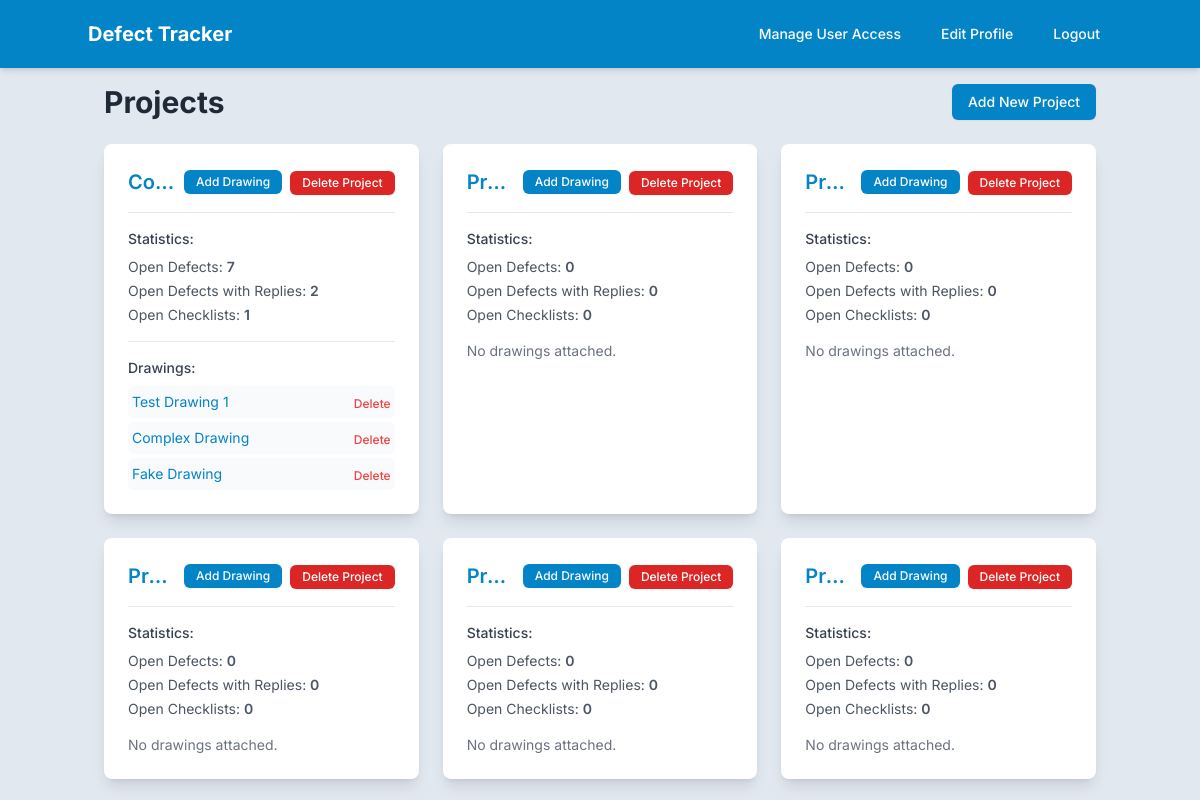
Page / (signed in) on the earlier database version.
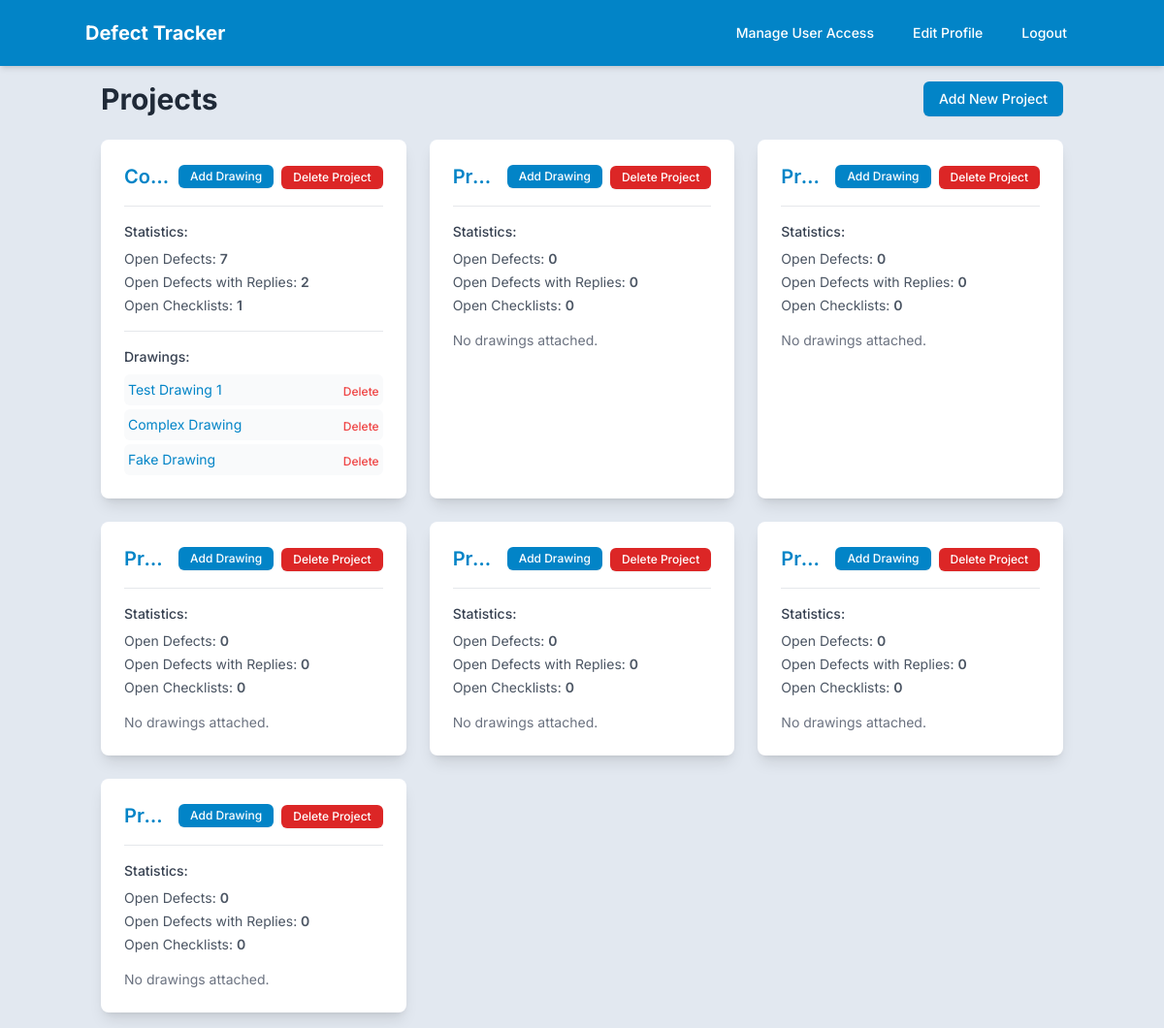
Same page on the later database version.
### app.py (models this page shows)
class Project(db.Model):
    __tablename__ = 'projects'
    id = db.Column(db.Integer, primary_key=True)
    name = db.Column(db.String(255))
    defects = db.relationship('Defect', back_populates='project', cascade='all, delete-orphan')
    checklists = db.relationship('Checklist', back_populates='project', cascade='all, delete-orphan')
    accesses = db.relationship('ProjectAccess', back_populates='project', cascade='all, delete-orphan')
    drawings = db.relationship('Drawing', back_populates='project', cascade='all, delete-orphan')

class Drawing(db.Model):
    __tablename__ = 'drawings'
    id = db.Column(db.Integer, primary_key=True)
    project_id = db.Column(db.Integer, db.ForeignKey('projects.id'), nullable=False)
    name = db.Column(db.String(255), nullable=False)
    file_path = db.Column(db.String(255), nullable=False)
    created_at = db.Column(db.DateTime, default=datetime.now)
    project = db.relationship('Project', back_populates='drawings')
    markers = db.relationship('DefectMarker', back_populates='drawing', cascade='all, delete-orphan')

### app.py (the view)
@app.route('/')
@login_required
def index():
    project_ids = [access.project_id for access in current_user.projects]
    projects_query = Project.query.filter(Project.id.in_(project_ids))
    projects_data = []
    for project in projects_query.all():
        open_defects_count = Defect.query.filter_by(project_id=project.id, status='open').count()
        count_open_defects_with_other_user_reply = 0
        all_open_defects = Defect.query.filter_by(project_id=project.id, status='open').all()
        for defect in all_open_defects:
            last_comment = Comment.query.filter_by(defect_id=defect.id).order_by(Comment.created_at.desc()).first()
            if last_comment and last_comment.user_id != current_user.id:
                count_open_defects_with_other_user_reply += 1
        open_defects_with_reply_count = count_open_defects_with_other_user_reply
        open_checklists_count = Checklist.query.filter(
            Checklist.project_id == project.id,
            Checklist.items.any(ChecklistItem.is_checked == False)
        ).count()
        projects_data.append({
            'project': project,
            'open_defects_count': open_defects_count,
            'open_defects_with_reply_count': open_defects_with_reply_count,
            'open_checklists_count': open_checklists_count,
        })
    return render_template('project_list.html', projects_data=projects_data)

### app.py (called while the page is built)
@login_manager.user_loader
def load_user(user_id):
    return db.session.get(User, int(user_id))

@app.context_processor
def utility_processor():
    def get_absolute_static_path_for_template(relative_path):
        if not relative_path:
            return None
        if ".." in relative_path:
            logger.warning(f"Potential path traversal attempt in get_absolute_static_path: {relative_path}")
            return None # Or raise an error, or return a placeholder
        absolute_path = os.path.normpath(os.path.join(app.static_folder, relative_path.lstrip('/\\')))
        if os.path.commonprefix([absolute_path, app.static_folder]) != app.static_folder:
            logger.warning(f"Path {absolute_path} resolved outside static folder from relative path {relative_path}")
            return None # Or some placeholder
        return absolute_path
    return dict(get_absolute_static_path=get_absolute_static_path_for_template)

@app.context_processor
def inject_accessible_projects():
    if current_user.is_authenticated:
        accessible_project_objects = []
        project_accesses = ProjectAccess.query.filter_by(user_id=current_user.id).all()
        project_ids = [access.project_id for access in project_accesses]
        if project_ids:
            accessible_project_objects = Project.query.filter(Project.id.in_(project_ids)).order_by(Project.name).all()
        return dict(accessible_projects=accessible_project_objects)
    return dict(accessible_projects=[])

### templates/project_list.html (shortened to what this page needs)
{% extends "layout.html" %}
{% block content %}
    <div class="flex flex-col sm:flex-row justify-between items-center mb-6">
        <h1 class="text-3xl font-bold text-gray-800">Projects</h1>
        <div class="mt-4 sm:mt-0 space-x-0 sm:space-x-2 space-y-2 sm:space-y-0 flex flex-col sm:flex-row">
            <a href="{{ url_for('add_project') }}" class="bg-primary hover:bg-primary-hover text-white px-4 py-2 rounded-md shadow-sm text-sm font-medium text-center">Add New Project</a>
        </div>
    </div>
    {% if projects_data %}
        <div class="grid grid-cols-1 md:grid-cols-2 lg:grid-cols-3 gap-6">
            {% for data_item in projects_data %}
                <div class="bg-white p-6 rounded-lg shadow-lg hover:shadow-xl transition-shadow duration-300">
                    <div class="flex flex-row items-center justify-between mb-4">
                        <a href="{{ url_for('project_detail', project_id=data_item.project.id) }}" class="text-sky-600 hover:text-sky-700 text-xl font-semibold hover:underline mr-2 text-left min-w-0 truncate shrink">{{ data_item.project.name }}</a>
                        <div class="flex flex-row flex-wrap items-center gap-2 shrink-0">
                            <a href="{{ url_for('add_drawing', project_id=data_item.project.id) }}" class="bg-primary hover:bg-primary-hover text-white px-3 py-1 rounded-md text-xs font-medium text-center shadow-sm">Add Drawing</a>
                            <form method="POST" action="{{ url_for('delete_project', project_id=data_item.project.id) }}" class="inline">
                                <button type="submit" class="bg-red-600 hover:bg-red-700 text-white px-3 py-1 rounded-md text-xs font-medium shadow-sm" onclick="return confirm('Are you sure you want to delete this project and all its defects, checklists, and drawings?');">Delete Project</button>
                            </form>
                        </div>
                    </div>
                    <div class="mt-4 border-t border-gray-200 pt-4">
                        <h4 class="text-sm font-medium text-gray-700 mb-2">Statistics:</h4>
                        <ul class="text-sm text-gray-600 space-y-1">
                            <li>Open Defects: <span class="font-semibold">{{ data_item.open_defects_count }}</span></li>
                            <li>Open Defects with Replies: <span class="font-semibold">{{ data_item.open_defects_with_reply_count }}</span></li>
                            <li>Open Checklists: <span class="font-semibold">{{ data_item.open_checklists_count }}</span></li>
                        </ul>
                    </div>
                    {% if data_item.project.drawings and data_item.project.drawings|length > 0 %}
                        <div class="mt-4 border-t border-gray-200 pt-4">
                             <h4 class="text-sm font-medium text-gray-700 mb-2">Drawings:</h4>
                            <div class="space-y-1">
                                {% for drawing in data_item.project.drawings %}
                                    <div class="flex justify-between items-center bg-gray-50 p-1 rounded-md">
                                        <a href="{{ url_for('view_drawing', project_id=data_item.project.id, drawing_id=drawing.id) }}" class="text-sky-600 hover:underline text-sm">{{ drawing.name }}</a>
                                        <form method="POST" action="{{ url_for('delete_drawing', drawing_id=drawing.id) }}" class="inline ml-2">
                                            <button type="submit" class="text-red-500 hover:text-red-700 text-xs font-medium hover:underline" onclick="return confirm('Are you sure you want to delete this drawing?');">Delete</button>
                                        </form>
                                    </div>
                                {% endfor %}
                            </div>
                        </div>
                    {% else %}
                        <p class="text-sm text-gray-500 mt-4">No drawings attached.</p>
                    {% endif %}
                </div>
            {% endfor %}
        </div>
    {% endif %}
{% endblock %}

### templates/layout.html (shortened to what this page needs)
<!DOCTYPE html>
<html lang="en">
<head>
    <script src="https://cdn.tailwindcss.com"></script>
    <link rel="stylesheet" href="{{ url_for('static', filename='css/style.css') }}">
</head>
<body class="bg-secondary text-secondary-text font-['Inter',_system-ui,_sans-serif]">
    <nav class="bg-primary text-white p-4 shadow-md">
        <div class="container mx-auto flex justify-between items-center">
            <a href="{{ url_for('index') }}" class="text-xl font-bold hover:text-gray-200">Defect Tracker</a>
            <div class="hidden md:flex space-x-4 items-center">
                {% if current_user.is_authenticated %}
                    {% if current_user.role == 'admin' %}
                        <a href="{{ url_for('manage_access') }}" class="hover:bg-primary-hover px-3 py-2 rounded-md text-sm font-medium">Manage User Access</a>
                    {% endif %}
                    <a href="{{ url_for('edit_profile') }}" class="hover:bg-primary-hover px-3 py-2 rounded-md text-sm font-medium">Edit Profile</a>
                    <a href="{{ url_for('logout') }}" class="hover:bg-primary-hover px-3 py-2 rounded-md text-sm font-medium">Logout</a>
                {% else %}
                    <a href="{{ url_for('login') }}" class="hover:bg-primary-hover px-3 py-2 rounded-md text-sm font-medium">Login</a>
                    <a href="{{ url_for('register') }}" class="hover:bg-primary-hover px-3 py-2 rounded-md text-sm font-medium">Register</a>
                {% endif %}
            </div>
        </div>
    </nav>
    <div class="container mx-auto p-4">
        {% block content %}{% endblock %}
    </div>
</body>
</html>

### templates/layout.html (style rules this page uses)
:root { --color-primary: #0284c7; --color-primary-hover: #0369a1; --color-secondary: #e2e8f0; --color-secondary-text: #1e293b; }
.bg-primary { background-color: var(--color-primary); }
.bg-secondary { background-color: var(--color-secondary); }
.text-secondary-text { color: var(--color-secondary-text); }

Differences in the rows shown:
added Project: project.name "Pr…"
Other differences:
new list line: "Add Drawing Delete Project Statistics: Open Defects: 0 Open Defects with Replies: 0 Open Checklists: 0 No drawings attached."
